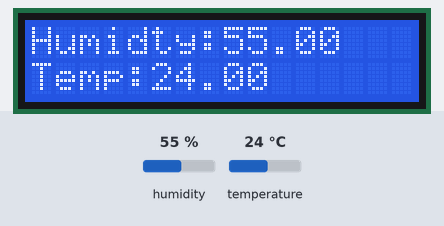
This sketch was run on a simulated Arduino Uno, built with avr-gcc and run on an emulated ATmega328P. On the bench: 16×2 character LCD. The inputs (shaded band) are chosen by the test bench; at power-on: humidity 55 %, temperature 24 °C. What the sketch prints to the serial monitor is not drawn.

Above: at 1.5 s.
1.6 s: humidity set to 22 %
At 3.4 s:
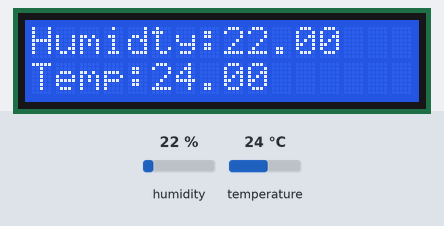
4.4 s: temperature set to 12 °C
At 5.0 s:
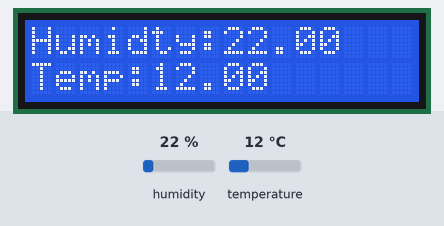
7.2 s: humidity set to 40 %
At 9.4 s:
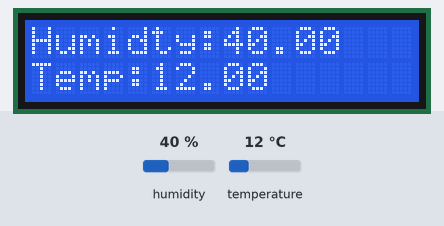
10.1 s: temperature set to 19 °C
At 11.0 s:
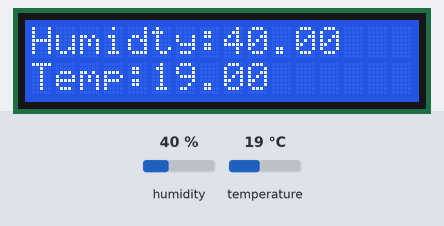
Timing chart, 0 to 13.1 s (numbered marks = the images above; inputs shaded):
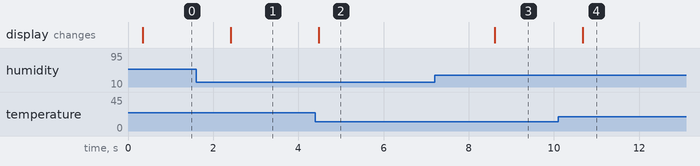

Measured:
- after the input at 1.6 s, the display: changes after 0.81 s (image 1)
- after the input at 4.4 s, the display: changes after 0.08 s (image 2)
- after the input at 7.2 s, the display: changes after 1.4 s (image 3)
- after the input at 10.1 s, the display: changes after 0.58 s (image 4)

The sketch:

portable-temp-sensor-display.ino
```cpp
#include <LiquidCrystal.h>
int rs = 3;
int en = 4;
int d4 = 5;
int d5 = 6;
int d6 = 8;
int d7 = 9;
LiquidCrystal lcd(rs, en, d4, d5, d6, d7);

#include <DHT.h>
#define Type DHT11
int sensePin = 2;
DHT HT (sensePin, Type);
float humidty;
float tempC;
float tempF;
int setTime = 250;
void setup() {
  // put your setup code here, to run once:
Serial.begin(9600);
lcd.begin(16,2);
HT.begin();
delay(setTime);
}

void loop() {
  // put your main code here, to run repeatedly:
humidty = HT.readHumidity();
tempC = HT.readTemperature();
tempF = HT.readTemperature(true);
lcd.setCursor(0,0);
lcd.print("Humidty:");
lcd.print(humidty);
lcd.setCursor(0,1);
lcd.print("Temp:");
lcd.print(tempC);
Serial.print("Humidity: ");
Serial.print(humidty);
Serial.print("Temp in Celcius: ");
Serial.print(tempC);
Serial.print("Temp in fara: ");
Serial.println(tempF);
delay(setTime);
}
```
